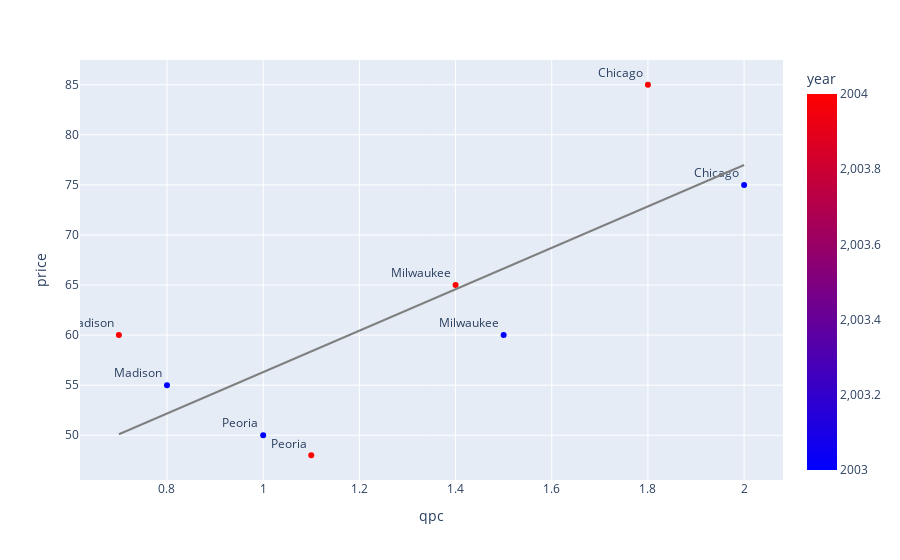

This figure's notebook cell:
### Code cell
fig = px.scatter(df, x="qpc", y="price", color = 'year', color_continuous_scale=['blue', 'red'], text = "location", trendline = 'ols', trendline_color_override = 'grey' )
fig.update_traces(textposition='top left')
fig.update(layout_showlegend=False)
fig.show()

### Figure 1 — Plotly figure (JSON) as saved in the notebook; plotly's stock layout.template omitted (floating-point values rounded to 4 significant figures)
{"data": [{"hovertemplate": "qpc=%{x}<br>price=%{y}<br>location=%{text}<br>year=%{marker.color}<extra></extra>", "legendgroup": "", "marker": {"color": [2003, 2004, 2003, 2004, 2003, 2004, 2003, 2004], "coloraxis": "coloraxis", "symbol": "circle"}, "mode": "markers+text", "name": "", "orientation": "v", "showlegend": false, "text": ["Chicago", "Chicago", "Peoria", "Peoria", "Milwaukee", "Milwaukee", "Madison", "Madison"], "textposition": "top left", "type": "scatter", "x": [2, 1.8, 1, 1.1, 1.5, 1.4, 0.8, 0.7], "xaxis": "x", "y": [75, 85, 50, 48, 60, 65, 55, 60], "yaxis": "y"}, {"hovertemplate": "<b>OLS trendline</b><br>price = 20.6868 * qpc + 35.6157<br>R<sup>2</sup>=0.592860<br><br>qpc=%{x}<br>price=%{y} <b>(trend)</b><extra></extra>", "legendgroup": "", "line": {"color": "grey"}, "marker": {"symbol": "circle"}, "mode": "lines", "name": "", "showlegend": false, "textposition": "top left", "type": "scatter", "x": [0.7, 0.8, 1, 1.1, 1.4, 1.5, 1.8, 2], "xaxis": "x", "y": [50.1, 52.17, 56.3, 58.37, 64.58, 66.65, 72.85, 76.99], "yaxis": "y"}], "layout": {"autosize": true, "coloraxis": {"colorbar": {"title": {"text": "year"}}, "colorscale": [[0, "blue"], [1, "red"]]}, "legend": {"tracegroupgap": 0}, "margin": {"t": 60}, "showlegend": false, "xaxis": {"anchor": "y", "autorange": true, "domain": [0, 1], "range": [0.6202, 2.08], "title": {"text": "qpc"}, "type": "linear"}, "yaxis": {"anchor": "x", "autorange": true, "domain": [0, 1], "range": [45.14, 87.86], "title": {"text": "price"}, "type": "linear"}}}
